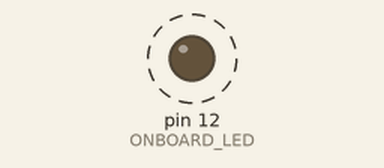
The sketch below on a simulated Arduino Uno, built with avr-gcc and run on an emulated ATmega328P. Parts: output pins drawn as LEDs (lit = HIGH). Dashed ring = blinking.

Above: at 0.5 s.
Timing chart, 0 to 3.0 s (numbered marks = the images above):
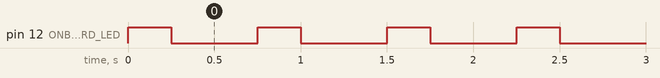

The sketch:

C09-LED_Blink.ino
```cpp
/*
 *  Ex_09 - DigitalOut
 *  Simple blinking of LED on the TomatoCube Pico MainBoard
 *  LED
 *  -- GP12
 *
 */

#define ONBOARD_LED 12    // LED GP12

// the setup function runs once when you press reset or power the board
void setup() {
  // initialize digital pin LED_BUILTIN as an output.
  pinMode(ONBOARD_LED, OUTPUT);
}

// the loop function runs over and over again forever
void loop() {
  digitalWrite(ONBOARD_LED, HIGH);   // turn the LED on (HIGH is the voltage level)
  delay(250);                       // wait 250 milliseconds.
  digitalWrite(ONBOARD_LED, LOW);    // turn the LED off by making the voltage LOW
  delay(500);                       // wait 500 milliseconds.
}
```

Measured:
- by itself, pin 12 (ONBOARD_LED): alternates HIGH for 0.25 s and LOW for 0.50 s
